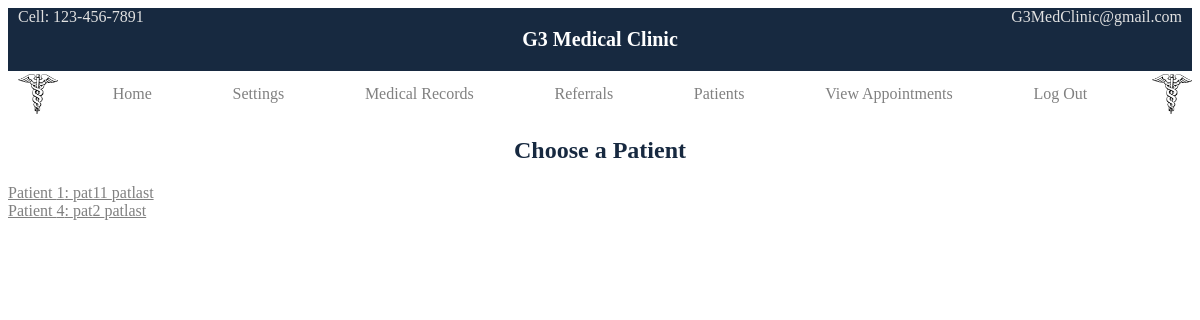
Before: /medrecord.php (signed in) with the older database file.
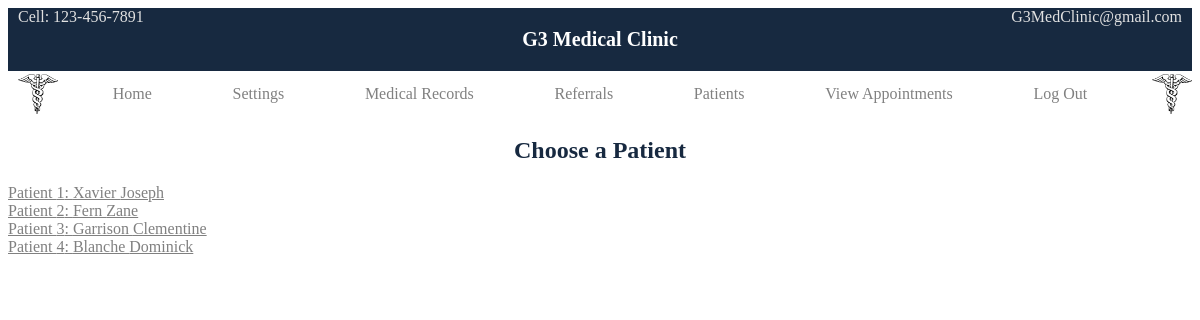
After: the same page with the newer database file.
### tables this page shows
CREATE TABLE `Patient` (
  `patient_ID` int NOT NULL AUTO_INCREMENT,
  `ssn` int NOT NULL,
  `f_name` varchar(20) NOT NULL,
  `m_name` varchar(20) DEFAULT NULL,
  `l_name` varchar(20) NOT NULL,
  `sex` char(1) NOT NULL,
  `pat_user` int NOT NULL,
  `address_ID` int NOT NULL,
  `clinic_ID` int NOT NULL,
  `prim_doc_ID` int NOT NULL,
  `deleted_flag` tinyint(1) NOT NULL DEFAULT '0',
  PRIMARY KEY (`patient_ID`),
  UNIQUE KEY `ssn` (`ssn`,`pat_user`),
  KEY `pat_user` (`pat_user`),
  KEY `address_ID` (`address_ID`),
  KEY `clinic_ID` (`clinic_ID`),
  KEY `prim_doc_ID` (`prim_doc_ID`),
  CONSTRAINT `patient_ibfk_1` FOREIGN KEY (`pat_user`) REFERENCES `User_Account` (`user_ID`),
  CONSTRAINT `patient_ibfk_2` FOREIGN KEY (`address_ID`) REFERENCES `Address` (`address_ID`),
  CONSTRAINT `patient_ibfk_3` FOREIGN KEY (`clinic_ID`) REFERENCES `Address` (`address_ID`),
  CONSTRAINT `patient_ibfk_4` FOREIGN KEY (`prim_doc_ID`) REFERENCES `Doctor` (`doc_ID`)
);

### includes/functions.inc.php (called while the page is built, shortened)
<?php
function getDocID($conn, $userID) {
  $sql = "SELECT * FROM Doctor WHERE doc_user = ? AND deleted_flag = false;";
  $stmt = mysqli_stmt_init($conn);
  if (!mysqli_stmt_prepare($stmt, $sql)) {
    header("location: medrecord.php?error=getdocidfailed");
    exit();
  }
  mysqli_stmt_bind_param($stmt, 'i', $userID);
  mysqli_stmt_execute($stmt);
  $result = mysqli_stmt_get_result($stmt);
  return $result;
}
function getDocPatients ($conn, $docID) {
  $sql = "SELECT pat_ID FROM Doctor_For_Patient WHERE doc_ID = ? AND deleted_flag = false;";
  $stmt = mysqli_stmt_init($conn);
  if (!mysqli_stmt_prepare($stmt, $sql)) {
    header("location: medrecord.php?error=getpatidsfailed");
    exit();
  }
  mysqli_stmt_bind_param($stmt, 'i', $docID);
  mysqli_stmt_execute($stmt);
  $result = mysqli_stmt_get_result($stmt);
  $rows = mysqli_fetch_all($result);
  $i = 0;
  while ($i < count($rows)) {
    $pats[$i] = intval($rows[$i][0]);
    $i = $i + 1;
  }
  $in = str_repeat('?, ', count($pats) - 1).'?';
  $types = str_repeat('i', count($pats));
  $sql2 = "SELECT * FROM Patient WHERE deleted_flag = false AND patient_ID IN ($in);";
  $stmt2 = mysqli_stmt_init($conn);
  if (!mysqli_stmt_prepare($stmt2, $sql2)) {
    header("location: viewappointments.php?error=getpatsstmtfailed");
    exit();
  }
  mysqli_stmt_bind_param($stmt2, $types, ...$pats);
  mysqli_stmt_execute($stmt2);
  $result2 = mysqli_stmt_get_result($stmt2);
  return $result2;
}

### medrecord.php (the view, shortened to what this page needs)
<?php
  include_once 'header.php';
  require_once 'includes/dbh.inc.php';
  require_once 'includes/functions.inc.php';
  if ($_SESSION["userRole"] === 'doctor') {
    $result = getDocID($conn, intval($_SESSION["userID"]));
    $docID = mysqli_fetch_assoc($result);
    $result2 = getDocPatients($conn, $docID["doc_ID"]);
  }
?>
<div class='choose-patient'>
  <h2>Choose a Patient</h2>
  <?php
    while ($row = mysqli_fetch_assoc($result2)) {
      $patID = $row["patient_ID"];
      $patFName = $row["f_name"];
      $patLName = $row["l_name"];
  ?>
  <a style='display: block;' href='viewmedrecord.php?patID=<?php echo $patID?>'>Patient <?php echo $patID?>: <?php echo $patFName?> <?php echo $patLName?></a>
</div>
<?php
    }
  include_once 'footer.php';
?>

Changed rows visible on the page:
changed patient id 1: f_name "pat11" → "Xavier"; l_name "patlast" → "Joseph"
added patient: patient_ID "2", f_name "Fern", l_name "Zane"
now on this page (row edited): patient: patient_ID "3", f_name "Garrison", l_name "Clementine"
changed patient id 4: f_name "pat2" → "Blanche"; l_name "patlast" → "Dominick"
